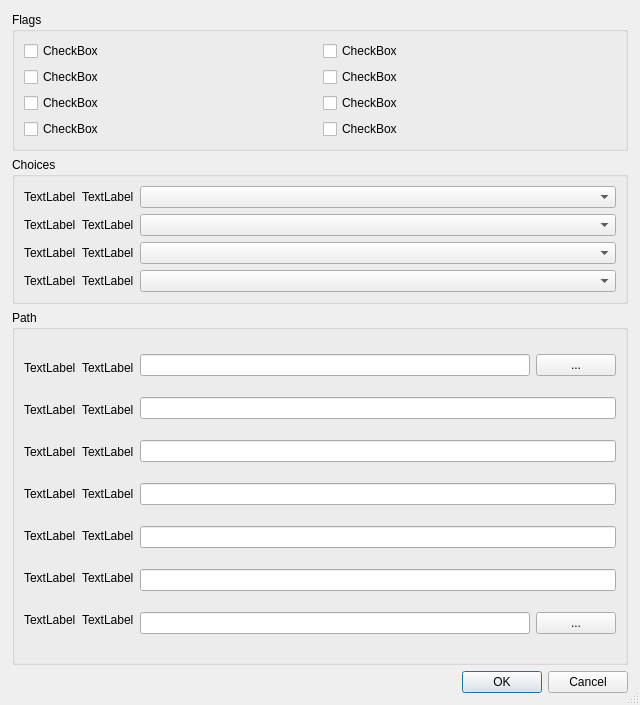
<?xml version="1.0" encoding="UTF-8"?>
<ui version="4.0">
 <class>DialogSettings</class>
 <widget class="QDialog" name="DialogSettings">
  <property name="geometry">
   <rect>
    <x>0</x>
    <y>0</y>
    <width>640</width>
    <height>705</height>
   </rect>
  </property>
  <property name="sizePolicy">
   <sizepolicy hsizetype="Expanding" vsizetype="Expanding">
    <horstretch>100</horstretch>
    <verstretch>100</verstretch>
   </sizepolicy>
  </property>
  <property name="windowTitle">
   <string>Preferences</string>
  </property>
  <property name="sizeGripEnabled">
   <bool>true</bool>
  </property>
  <layout class="QVBoxLayout" name="lv_dialog_settings">
   <property name="leftMargin">
    <number>0</number>
   </property>
   <property name="topMargin">
    <number>0</number>
   </property>
   <property name="rightMargin">
    <number>0</number>
   </property>
   <property name="bottomMargin">
    <number>0</number>
   </property>
   <item>
    <layout class="QVBoxLayout" name="lv_main">
     <property name="leftMargin">
      <number>12</number>
     </property>
     <property name="topMargin">
      <number>12</number>
     </property>
     <property name="rightMargin">
      <number>12</number>
     </property>
     <property name="bottomMargin">
      <number>12</number>
     </property>
     <item>
      <widget class="QGroupBox" name="gb_flags">
       <property name="sizePolicy">
        <sizepolicy hsizetype="Expanding" vsizetype="Fixed">
         <horstretch>100</horstretch>
         <verstretch>100</verstretch>
        </sizepolicy>
       </property>
       <property name="title">
        <string>Flags</string>
       </property>
       <property name="flat">
        <bool>false</bool>
       </property>
       <property name="checkable">
        <bool>false</bool>
       </property>
       <layout class="QVBoxLayout" name="lv_flags">
        <item>
         <layout class="QHBoxLayout" name="lh_flags_1">
          <item>
           <layout class="QVBoxLayout" name="lv_flag_video_download">
            <item>
             <widget class="QCheckBox" name="cb_video_download">
              <property name="sizePolicy">
               <sizepolicy hsizetype="Expanding" vsizetype="Fixed">
                <horstretch>100</horstretch>
                <verstretch>100</verstretch>
               </sizepolicy>
              </property>
              <property name="text">
               <string>CheckBox</string>
              </property>
             </widget>
            </item>
           </layout>
          </item>
          <item>
           <layout class="QVBoxLayout" name="lv_flag_video_convert">
            <item>
             <widget class="QCheckBox" name="cb_video_convert_mp4">
              <property name="sizePolicy">
               <sizepolicy hsizetype="Expanding" vsizetype="Fixed">
                <horstretch>100</horstretch>
                <verstretch>100</verstretch>
               </sizepolicy>
              </property>
              <property name="text">
               <string>CheckBox</string>
              </property>
             </widget>
            </item>
           </layout>
          </item>
         </layout>
        </item>
        <item>
         <layout class="QHBoxLayout" name="lh_flags_2">
          <item>
           <layout class="QVBoxLayout" name="lv_flag_lyrics_embed">
            <item>
             <widget class="QCheckBox" name="cb_lyrics_embed">
              <property name="sizePolicy">
               <sizepolicy hsizetype="Expanding" vsizetype="Fixed">
                <horstretch>0</horstretch>
                <verstretch>0</verstretch>
               </sizepolicy>
              </property>
              <property name="whatsThis">
               <string/>
              </property>
              <property name="text">
               <string>CheckBox</string>
              </property>
             </widget>
            </item>
           </layout>
          </item>
          <item>
           <layout class="QVBoxLayout" name="lv_flag_lyrics_file">
            <item>
             <widget class="QCheckBox" name="cb_lyrics_file">
              <property name="sizePolicy">
               <sizepolicy hsizetype="Expanding" vsizetype="Fixed">
                <horstretch>100</horstretch>
                <verstretch>100</verstretch>
               </sizepolicy>
              </property>
              <property name="text">
               <string>CheckBox</string>
              </property>
             </widget>
            </item>
           </layout>
          </item>
         </layout>
        </item>
        <item>
         <layout class="QHBoxLayout" name="lh_flag_3">
          <item>
           <layout class="QVBoxLayout" name="lv_flag_download_delay">
            <item>
             <widget class="QCheckBox" name="cb_download_delay">
              <property name="sizePolicy">
               <sizepolicy hsizetype="Expanding" vsizetype="Fixed">
                <horstretch>100</horstretch>
                <verstretch>100</verstretch>
               </sizepolicy>
              </property>
              <property name="text">
               <string>CheckBox</string>
              </property>
             </widget>
            </item>
           </layout>
          </item>
          <item>
           <layout class="QVBoxLayout" name="lv_flag_extract_flac">
            <item>
             <widget class="QCheckBox" name="cb_extract_flac">
              <property name="sizePolicy">
               <sizepolicy hsizetype="Expanding" vsizetype="Fixed">
                <horstretch>0</horstretch>
                <verstretch>0</verstretch>
               </sizepolicy>
              </property>
              <property name="text">
               <string>CheckBox</string>
              </property>
             </widget>
            </item>
           </layout>
          </item>
         </layout>
        </item>
        <item>
         <layout class="QHBoxLayout" name="lh_flags_4">
          <item>
           <layout class="QVBoxLayout" name="lv_flag_metadata_cover_embed">
            <item>
             <widget class="QCheckBox" name="cb_metadata_cover_embed">
              <property name="text">
               <string>CheckBox</string>
              </property>
             </widget>
            </item>
           </layout>
          </item>
          <item>
           <layout class="QVBoxLayout" name="lv_flag_cover_album_file">
            <item>
             <widget class="QCheckBox" name="cb_cover_album_file">
              <property name="text">
               <string>CheckBox</string>
              </property>
             </widget>
            </item>
           </layout>
          </item>
         </layout>
        </item>
       </layout>
      </widget>
     </item>
     <item>
      <widget class="QGroupBox" name="gb_choices">
       <property name="sizePolicy">
        <sizepolicy hsizetype="Preferred" vsizetype="Fixed">
         <horstretch>0</horstretch>
         <verstretch>0</verstretch>
        </sizepolicy>
       </property>
       <property name="title">
        <string>Choices</string>
       </property>
       <layout class="QVBoxLayout" name="lv_choices">
        <item>
         <layout class="QHBoxLayout" name="lh_choices_skip_existing" stretch="0,0,50">
          <item>
           <widget class="QLabel" name="l_icon_skip_existing">
            <property name="sizePolicy">
             <sizepolicy hsizetype="Fixed" vsizetype="Fixed">
              <horstretch>0</horstretch>
              <verstretch>0</verstretch>
             </sizepolicy>
            </property>
            <property name="text">
             <string>TextLabel</string>
            </property>
           </widget>
          </item>
          <item>
           <widget class="QLabel" name="l_skip_existing">
            <property name="sizePolicy">
             <sizepolicy hsizetype="Fixed" vsizetype="Fixed">
              <horstretch>0</horstretch>
              <verstretch>0</verstretch>
             </sizepolicy>
            </property>
            <property name="text">
             <string>TextLabel</string>
            </property>
           </widget>
          </item>
          <item>
           <widget class="QComboBox" name="c_skip_existing"/>
          </item>
         </layout>
        </item>
        <item>
         <layout class="QHBoxLayout" name="lh_choices_quality_audio" stretch="0,0,50">
          <item>
           <widget class="QLabel" name="l_icon_quality_audio">
            <property name="sizePolicy">
             <sizepolicy hsizetype="Fixed" vsizetype="Fixed">
              <horstretch>0</horstretch>
              <verstretch>0</verstretch>
             </sizepolicy>
            </property>
            <property name="text">
             <string>TextLabel</string>
            </property>
           </widget>
          </item>
          <item>
           <widget class="QLabel" name="l_quality_audio">
            <property name="sizePolicy">
             <sizepolicy hsizetype="Fixed" vsizetype="Fixed">
              <horstretch>0</horstretch>
              <verstretch>0</verstretch>
             </sizepolicy>
            </property>
            <property name="text">
             <string>TextLabel</string>
            </property>
           </widget>
          </item>
          <item>
           <widget class="QComboBox" name="c_quality_audio"/>
          </item>
         </layout>
        </item>
        <item>
         <layout class="QHBoxLayout" name="lh_choices_quality_video" stretch="0,0,50">
          <item>
           <widget class="QLabel" name="l_icon_quality_video">
            <property name="sizePolicy">
             <sizepolicy hsizetype="Fixed" vsizetype="Fixed">
              <horstretch>0</horstretch>
              <verstretch>0</verstretch>
             </sizepolicy>
            </property>
            <property name="text">
             <string>TextLabel</string>
            </property>
           </widget>
          </item>
          <item>
           <widget class="QLabel" name="l_quality_video">
            <property name="sizePolicy">
             <sizepolicy hsizetype="Fixed" vsizetype="Fixed">
              <horstretch>0</horstretch>
              <verstretch>0</verstretch>
             </sizepolicy>
            </property>
            <property name="text">
             <string>TextLabel</string>
            </property>
           </widget>
          </item>
          <item>
           <widget class="QComboBox" name="c_quality_video"/>
          </item>
         </layout>
        </item>
        <item>
         <layout class="QHBoxLayout" name="lh_choices_cover_dimension" stretch="0,0,50">
          <property name="sizeConstraint">
           <enum>QLayout::SizeConstraint::SetDefaultConstraint</enum>
          </property>
          <item>
           <widget class="QLabel" name="l_icon_metadata_cover_dimension">
            <property name="sizePolicy">
             <sizepolicy hsizetype="Fixed" vsizetype="Fixed">
              <horstretch>0</horstretch>
              <verstretch>0</verstretch>
             </sizepolicy>
            </property>
            <property name="text">
             <string>TextLabel</string>
            </property>
           </widget>
          </item>
          <item>
           <widget class="QLabel" name="l_metadata_cover_dimension">
            <property name="sizePolicy">
             <sizepolicy hsizetype="Fixed" vsizetype="Fixed">
              <horstretch>0</horstretch>
              <verstretch>0</verstretch>
             </sizepolicy>
            </property>
            <property name="text">
             <string>TextLabel</string>
            </property>
           </widget>
          </item>
          <item>
           <widget class="QComboBox" name="c_metadata_cover_dimension">
            <property name="sizePolicy">
             <sizepolicy hsizetype="Preferred" vsizetype="Fixed">
              <horstretch>10</horstretch>
              <verstretch>0</verstretch>
             </sizepolicy>
            </property>
           </widget>
          </item>
         </layout>
        </item>
       </layout>
      </widget>
     </item>
     <item>
      <widget class="QGroupBox" name="gb_path">
       <property name="title">
        <string>Path</string>
       </property>
       <layout class="QHBoxLayout" name="horizontalLayout_2" stretch="0,50">
        <item>
         <layout class="QVBoxLayout" name="verticalLayout_2">
          <item>
           <layout class="QHBoxLayout" name="lh_path_base">
            <item>
             <widget class="QLabel" name="l_icon_download_base_path">
              <property name="sizePolicy">
               <sizepolicy hsizetype="Fixed" vsizetype="Fixed">
                <horstretch>0</horstretch>
                <verstretch>0</verstretch>
               </sizepolicy>
              </property>
              <property name="text">
               <string>TextLabel</string>
              </property>
             </widget>
            </item>
            <item>
             <widget class="QLabel" name="l_download_base_path">
              <property name="sizePolicy">
               <sizepolicy hsizetype="Preferred" vsizetype="Fixed">
                <horstretch>0</horstretch>
                <verstretch>0</verstretch>
               </sizepolicy>
              </property>
              <property name="text">
               <string>TextLabel</string>
              </property>
             </widget>
            </item>
           </layout>
          </item>
          <item>
           <layout class="QHBoxLayout" name="lh_path_fmt_track">
            <item>
             <widget class="QLabel" name="l_icon_format_track">
              <property name="sizePolicy">
               <sizepolicy hsizetype="Fixed" vsizetype="Fixed">
                <horstretch>0</horstretch>
                <verstretch>0</verstretch>
               </sizepolicy>
              </property>
              <property name="text">
               <string>TextLabel</string>
              </property>
             </widget>
            </item>
            <item>
             <widget class="QLabel" name="l_format_track">
              <property name="sizePolicy">
               <sizepolicy hsizetype="Preferred" vsizetype="Fixed">
                <horstretch>0</horstretch>
                <verstretch>0</verstretch>
               </sizepolicy>
              </property>
              <property name="text">
               <string>TextLabel</string>
              </property>
             </widget>
            </item>
           </layout>
          </item>
          <item>
           <layout class="QHBoxLayout" name="lh_path_fmt_video">
            <item>
             <widget class="QLabel" name="l_icon_format_video">
              <property name="sizePolicy">
               <sizepolicy hsizetype="Fixed" vsizetype="Fixed">
                <horstretch>0</horstretch>
                <verstretch>0</verstretch>
               </sizepolicy>
              </property>
              <property name="text">
               <string>TextLabel</string>
              </property>
             </widget>
            </item>
            <item>
             <widget class="QLabel" name="l_format_video">
              <property name="sizePolicy">
               <sizepolicy hsizetype="Preferred" vsizetype="Fixed">
                <horstretch>0</horstretch>
                <verstretch>0</verstretch>
               </sizepolicy>
              </property>
              <property name="text">
               <string>TextLabel</string>
              </property>
             </widget>
            </item>
           </layout>
          </item>
          <item>
           <layout class="QHBoxLayout" name="lh_path_fmt_album">
            <item>
             <widget class="QLabel" name="l_icon_format_album">
              <property name="sizePolicy">
               <sizepolicy hsizetype="Fixed" vsizetype="Preferred">
                <horstretch>0</horstretch>
                <verstretch>0</verstretch>
               </sizepolicy>
              </property>
              <property name="text">
               <string>TextLabel</string>
              </property>
             </widget>
            </item>
            <item>
             <widget class="QLabel" name="l_format_album">
              <property name="sizePolicy">
               <sizepolicy hsizetype="Preferred" vsizetype="Fixed">
                <horstretch>0</horstretch>
                <verstretch>0</verstretch>
               </sizepolicy>
              </property>
              <property name="text">
               <string>TextLabel</string>
              </property>
             </widget>
            </item>
           </layout>
          </item>
          <item>
           <layout class="QHBoxLayout" name="lh_fpath_mt_playlist">
            <item>
             <widget class="QLabel" name="l_icon_format_playlist">
              <property name="sizePolicy">
               <sizepolicy hsizetype="Fixed" vsizetype="Fixed">
                <horstretch>0</horstretch>
                <verstretch>0</verstretch>
               </sizepolicy>
              </property>
              <property name="text">
               <string>TextLabel</string>
              </property>
             </widget>
            </item>
            <item>
             <widget class="QLabel" name="l_format_playlist">
              <property name="sizePolicy">
               <sizepolicy hsizetype="Preferred" vsizetype="Fixed">
                <horstretch>0</horstretch>
                <verstretch>0</verstretch>
               </sizepolicy>
              </property>
              <property name="text">
               <string>TextLabel</string>
              </property>
             </widget>
            </item>
           </layout>
          </item>
          <item>
           <layout class="QHBoxLayout" name="lh_path_fmt_mix">
            <item>
             <widget class="QLabel" name="l_icon_format_mix">
              <property name="sizePolicy">
               <sizepolicy hsizetype="Fixed" vsizetype="Preferred">
                <horstretch>0</horstretch>
                <verstretch>0</verstretch>
               </sizepolicy>
              </property>
              <property name="text">
               <string>TextLabel</string>
              </property>
             </widget>
            </item>
            <item>
             <widget class="QLabel" name="l_format_mix">
              <property name="sizePolicy">
               <sizepolicy hsizetype="Preferred" vsizetype="Fixed">
                <horstretch>0</horstretch>
                <verstretch>0</verstretch>
               </sizepolicy>
              </property>
              <property name="text">
               <string>TextLabel</string>
              </property>
             </widget>
            </item>
           </layout>
          </item>
          <item>
           <layout class="QHBoxLayout" name="lh_path_binary_ffmpeg">
            <item>
             <widget class="QLabel" name="l_icon_path_binary_ffmpeg">
              <property name="sizePolicy">
               <sizepolicy hsizetype="Fixed" vsizetype="Fixed">
                <horstretch>0</horstretch>
                <verstretch>0</verstretch>
               </sizepolicy>
              </property>
              <property name="text">
               <string>TextLabel</string>
              </property>
             </widget>
            </item>
            <item>
             <widget class="QLabel" name="l_path_binary_ffmpeg">
              <property name="sizePolicy">
               <sizepolicy hsizetype="Preferred" vsizetype="Fixed">
                <horstretch>0</horstretch>
                <verstretch>0</verstretch>
               </sizepolicy>
              </property>
              <property name="text">
               <string>TextLabel</string>
              </property>
             </widget>
            </item>
           </layout>
          </item>
         </layout>
        </item>
        <item>
         <layout class="QVBoxLayout" name="verticalLayout">
          <item>
           <layout class="QHBoxLayout" name="horizontalLayout_10">
            <item>
             <widget class="QLineEdit" name="le_download_base_path">
              <property name="sizePolicy">
               <sizepolicy hsizetype="Expanding" vsizetype="Fixed">
                <horstretch>0</horstretch>
                <verstretch>0</verstretch>
               </sizepolicy>
              </property>
              <property name="dragEnabled">
               <bool>true</bool>
              </property>
             </widget>
            </item>
            <item>
             <widget class="QPushButton" name="pb_download_base_path">
              <property name="text">
               <string>...</string>
              </property>
             </widget>
            </item>
           </layout>
          </item>
          <item>
           <layout class="QHBoxLayout" name="horizontalLayout_7">
            <item>
             <widget class="QLineEdit" name="le_format_track"/>
            </item>
           </layout>
          </item>
          <item>
           <layout class="QHBoxLayout" name="horizontalLayout_5">
            <item>
             <widget class="QLineEdit" name="le_format_video"/>
            </item>
           </layout>
          </item>
          <item>
           <layout class="QHBoxLayout" name="horizontalLayout_6">
            <item>
             <widget class="QLineEdit" name="le_format_album"/>
            </item>
           </layout>
          </item>
          <item>
           <layout class="QHBoxLayout" name="horizontalLayout_4">
            <item>
             <widget class="QLineEdit" name="le_format_playlist">
              <property name="sizePolicy">
               <sizepolicy hsizetype="Expanding" vsizetype="Fixed">
                <horstretch>0</horstretch>
                <verstretch>0</verstretch>
               </sizepolicy>
              </property>
             </widget>
            </item>
           </layout>
          </item>
          <item>
           <layout class="QHBoxLayout" name="horizontalLayout_8">
            <item>
             <widget class="QLineEdit" name="le_format_mix"/>
            </item>
           </layout>
          </item>
          <item>
           <layout class="QHBoxLayout" name="horizontalLayout_3">
            <item>
             <widget class="QLineEdit" name="le_path_binary_ffmpeg">
              <property name="sizePolicy">
               <sizepolicy hsizetype="Expanding" vsizetype="Fixed">
                <horstretch>0</horstretch>
                <verstretch>0</verstretch>
               </sizepolicy>
              </property>
              <property name="dragEnabled">
               <bool>true</bool>
              </property>
             </widget>
            </item>
            <item>
             <widget class="QPushButton" name="pb_path_binary_ffmpeg">
              <property name="text">
               <string>...</string>
              </property>
             </widget>
            </item>
           </layout>
          </item>
         </layout>
        </item>
       </layout>
      </widget>
     </item>
     <item>
      <widget class="QDialogButtonBox" name="bb_dialog">
       <property name="orientation">
        <enum>Qt::Orientation::Horizontal</enum>
       </property>
       <property name="standardButtons">
        <set>QDialogButtonBox::StandardButton::Cancel|QDialogButtonBox::StandardButton::Ok</set>
       </property>
      </widget>
     </item>
    </layout>
   </item>
  </layout>
 </widget>
 <resources/>
 <connections>
  <connection>
   <sender>bb_dialog</sender>
   <signal>accepted()</signal>
   <receiver>DialogSettings</receiver>
   <slot>accept()</slot>
   <hints>
    <hint type="sourcelabel">
     <x>319</x>
     <y>661</y>
    </hint>
    <hint type="destinationlabel">
     <x>319</x>
     <y>340</y>
    </hint>
   </hints>
  </connection>
  <connection>
   <sender>bb_dialog</sender>
   <signal>rejected()</signal>
   <receiver>DialogSettings</receiver>
   <slot>reject()</slot>
   <hints>
    <hint type="sourcelabel">
     <x>319</x>
     <y>661</y>
    </hint>
    <hint type="destinationlabel">
     <x>319</x>
     <y>340</y>
    </hint>
   </hints>
  </connection>
 </connections>
</ui>
